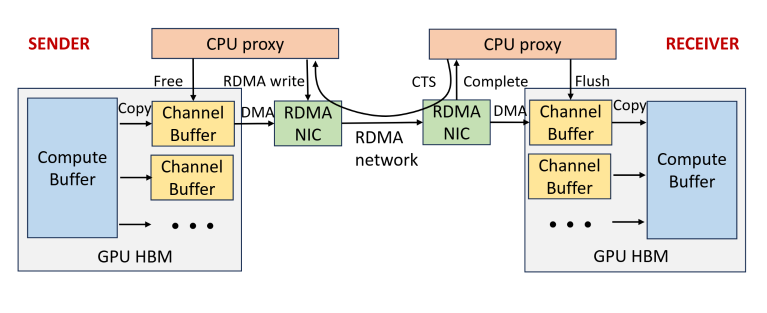
#> input picture img2drawio/examples/input.png, 1534 x 626 px (shown at 1/2 size)
$ python inspect_image.py ../examples/input.png
#> lines starting #> are read from the running program, lines starting #| are printed output that depends on the picture
#!/usr/bin/env python3
"""Inspect an image for faithful draw.io reconstruction.

The script reports image dimensions and extracts a simple palette. It also
supports exact point and region color sampling.
"""

from __future__ import annotations

import argparse
from collections import Counter
from pathlib import Path
import sys

from PIL import Image


def to_hex(rgb: tuple[int, int, int]) -> str:
    return "#{:02X}{:02X}{:02X}".format(*rgb)


def load_rgb(path: Path) -> Image.Image:
    image = Image.open(path).convert("RGBA")
    background = Image.new("RGBA", image.size, (255, 255, 255, 255))
    background.alpha_composite(image)
    return background.convert("RGB")


def point_color(image: Image.Image, x: int, y: int) -> str:
    width, height = image.size
    x = max(0, min(width - 1, x))
    y = max(0, min(height - 1, y))
    return to_hex(image.getpixel((x, y)))


def region_color(image: Image.Image, x0: int, y0: int, x1: int, y1: int) -> str:
    x0, x1 = sorted((x0, x1))
    y0, y1 = sorted((y0, y1))
    width, height = image.size
    x0 = max(0, min(width - 1, x0))
    x1 = max(0, min(width - 1, x1))
    y0 = max(0, min(height - 1, y0))
    y1 = max(0, min(height - 1, y1))

    pixels = list(image.crop((x0, y0, x1 + 1, y1 + 1)).getdata())
    if not pixels:
        return "#000000"
    count = len(pixels)
    rgb = tuple(round(sum(pixel[i] for pixel in pixels) / count) for i in range(3))
    return to_hex(rgb)  # type: ignore[arg-type]


def palette(image: Image.Image, color_count: int) -> list[tuple[str, float]]:
    sample = image.copy()
    sample.thumbnail((240, 240))

    # Pillow quantization avoids a sklearn dependency while giving stable,
    # good-enough structural colors for diagrams.
    quantized = sample.quantize(colors=max(1, color_count), method=Image.Quantize.MEDIANCUT)
    palette_values = quantized.getpalette() or []
    data = quantized.get_flattened_data() if hasattr(quantized, "get_flattened_data") else quantized.getdata()
    counts = Counter(data)
    total = sum(counts.values()) or 1

    result: list[tuple[str, float]] = []
    for index, count in counts.most_common(color_count):
        offset = index * 3
        rgb = tuple(palette_values[offset : offset + 3])
        if len(rgb) == 3:
            result.append((to_hex(rgb), count / total * 100.0))  # type: ignore[arg-type]
    return result


def main() -> int:
    parser = argparse.ArgumentParser(description="Inspect an image for draw.io reconstruction.")
    parser.add_argument("image", type=Path)
    parser.add_argument("--point", nargs=2, type=int, metavar=("X", "Y"))
    parser.add_argument("--region", nargs=4, type=int, metavar=("X0", "Y0", "X1", "Y1"))
    parser.add_argument("--colors", type=int, default=8)
    args = parser.parse_args()

    if not args.image.exists():
        print(f"Image not found: {args.image}", file=sys.stderr)
        return 1

    image = load_rgb(args.image)
#> in load_rgb, image is the input picture: PIL image 1534x626 RGBA; mean R, G, B, A 232.1, 231.8, 228.6, 255
#> in load_rgb, `background = Image.new("RGBA", image.size, (255, 255, 255, 255))`: background: PIL image 1534x626 RGBA; every value is 255
    width, height = image.size
#> width = 1534; height = 626

    if args.point:
        print(point_color(image, args.point[0], args.point[1]))
        return 0

    if args.region:
        print(region_color(image, *args.region))
        return 0

    print(f"size_px: {width} x {height}")
#| size_px: 1534 x 626
    print(f"aspect_ratio: {width / height:.4f}")
#| aspect_ratio: 2.4505
    print(f'drawio_page_reference: "0 0 {width} {height}"')
#| drawio_page_reference: "0 0 1534 626"
    print("palette:")
    for hex_color, percent in palette(image, args.colors):
#> in palette, `quantized = sample.quantize(colors=max(1, color_count), method=Image.Q..`:
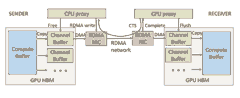
#> quantized: PIL image 240x98 P; mean R, G, B 232.8, 233.4, 231.5
#> in palette, `palette_values = quantized.getpalette() or []`: palette_values = [255, 255, 255, 253, 255, 255, 245, 243, 239, 236, 237, 239, 225, 225, 198, 189, 215, 237, 209, 199, 189, 157, 150, 141]
#> in palette, `counts = Counter(data)`: counts = {0: 11891, 3: 964, 6: 2187, 2: 2531, 1: 324, 7: 1969, 4: 1583, 5: 2071}
#> in palette, `total = sum(counts.values()) or 1`: total = 23520
        print(f"  {hex_color}  {percent:5.1f}%")
#> this loop made 8 passes
#|   #FFFFFF   50.6%
#|   #F5F3EF   10.8%
#|   #D1C7BD    9.3%
#|   #BDD7ED    8.8%
#|   #9D968D    8.4%
#|   #E1E1C6    6.7%
#|   #ECEDEF    4.1%
#|   #FDFFFF    1.4%

    return 0


if __name__ == "__main__":
    raise SystemExit(main())
#> (the program exits here)
